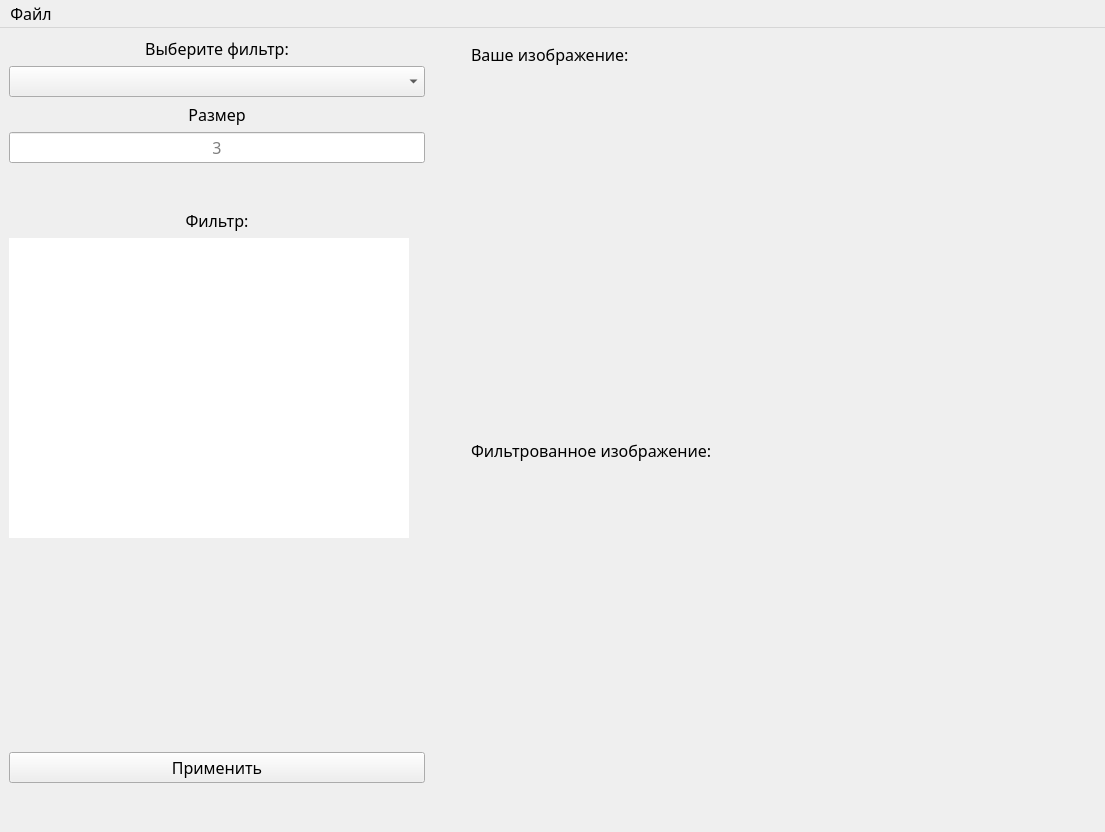
<?xml version="1.0" encoding="UTF-8"?>
<ui version="4.0">
 <class>MainWindow</class>
 <widget class="QMainWindow" name="MainWindow">
  <property name="geometry">
   <rect>
    <x>0</x>
    <y>0</y>
    <width>1105</width>
    <height>832</height>
   </rect>
  </property>
  <property name="sizePolicy">
   <sizepolicy hsizetype="Fixed" vsizetype="Fixed">
    <horstretch>0</horstretch>
    <verstretch>0</verstretch>
   </sizepolicy>
  </property>
  <property name="font">
   <font>
    <family>Lucida Sans Unicode</family>
    <pointsize>12</pointsize>
   </font>
  </property>
  <property name="windowTitle">
   <string>Фильтрация изображений</string>
  </property>
  <property name="locale">
   <locale language="English" country="UnitedStates"/>
  </property>
  <property name="toolButtonStyle">
   <enum>Qt::ToolButtonIconOnly</enum>
  </property>
  <widget class="QWidget" name="centralwidget">
   <property name="sizePolicy">
    <sizepolicy hsizetype="Preferred" vsizetype="Preferred">
     <horstretch>0</horstretch>
     <verstretch>0</verstretch>
    </sizepolicy>
   </property>
   <layout class="QHBoxLayout" name="horizontalLayout">
    <item>
     <layout class="QVBoxLayout" name="verticalLayout_2">
      <item>
       <widget class="QLabel" name="label">
        <property name="text">
         <string>Выберите фильтр:</string>
        </property>
        <property name="textFormat">
         <enum>Qt::AutoText</enum>
        </property>
        <property name="alignment">
         <set>Qt::AlignCenter</set>
        </property>
       </widget>
      </item>
      <item>
       <widget class="QComboBox" name="comboBox">
        <property name="styleSheet">
         <string notr="true"/>
        </property>
        <property name="currentText">
         <string notr="true"/>
        </property>
       </widget>
      </item>
      <item alignment="Qt::AlignHCenter">
       <widget class="QLabel" name="sizeLabel">
        <property name="text">
         <string>Размер</string>
        </property>
        <property name="alignment">
         <set>Qt::AlignCenter</set>
        </property>
       </widget>
      </item>
      <item>
       <widget class="QLineEdit" name="sizeEdit">
        <property name="alignment">
         <set>Qt::AlignCenter</set>
        </property>
        <property name="placeholderText">
         <string>3</string>
        </property>
       </widget>
      </item>
      <item>
       <spacer name="verticalSpacer_2">
        <property name="orientation">
         <enum>Qt::Vertical</enum>
        </property>
        <property name="sizeType">
         <enum>QSizePolicy::Fixed</enum>
        </property>
        <property name="sizeHint" stdset="0">
         <size>
          <width>20</width>
          <height>40</height>
         </size>
        </property>
       </spacer>
      </item>
      <item>
       <widget class="QLabel" name="filterLabel">
        <property name="text">
         <string>Фильтр:</string>
        </property>
        <property name="alignment">
         <set>Qt::AlignCenter</set>
        </property>
       </widget>
      </item>
      <item>
       <widget class="QTableView" name="table">
        <property name="sizePolicy">
         <sizepolicy hsizetype="Fixed" vsizetype="Fixed">
          <horstretch>0</horstretch>
          <verstretch>0</verstretch>
         </sizepolicy>
        </property>
        <property name="minimumSize">
         <size>
          <width>400</width>
          <height>300</height>
         </size>
        </property>
        <property name="maximumSize">
         <size>
          <width>400</width>
          <height>300</height>
         </size>
        </property>
        <property name="frameShape">
         <enum>QFrame::NoFrame</enum>
        </property>
        <property name="frameShadow">
         <enum>QFrame::Sunken</enum>
        </property>
        <property name="midLineWidth">
         <number>0</number>
        </property>
        <property name="sizeAdjustPolicy">
         <enum>QAbstractScrollArea::AdjustToContents</enum>
        </property>
        <property name="selectionMode">
         <enum>QAbstractItemView::SingleSelection</enum>
        </property>
        <property name="textElideMode">
         <enum>Qt::ElideMiddle</enum>
        </property>
        <property name="gridStyle">
         <enum>Qt::DashLine</enum>
        </property>
        <property name="cornerButtonEnabled">
         <bool>false</bool>
        </property>
        <attribute name="horizontalHeaderVisible">
         <bool>false</bool>
        </attribute>
        <attribute name="horizontalHeaderDefaultSectionSize">
         <number>133</number>
        </attribute>
        <attribute name="horizontalHeaderMinimumSectionSize">
         <number>133</number>
        </attribute>
        <attribute name="horizontalHeaderStretchLastSection">
         <bool>false</bool>
        </attribute>
        <attribute name="verticalHeaderVisible">
         <bool>false</bool>
        </attribute>
        <attribute name="verticalHeaderDefaultSectionSize">
         <number>100</number>
        </attribute>
        <attribute name="verticalHeaderHighlightSections">
         <bool>true</bool>
        </attribute>
        <attribute name="verticalHeaderMinimumSectionSize">
         <number>100</number>
        </attribute>
        <attribute name="verticalHeaderStretchLastSection">
         <bool>false</bool>
        </attribute>
       </widget>
      </item>
      <item>
       <spacer name="verticalSpacer">
        <property name="orientation">
         <enum>Qt::Vertical</enum>
        </property>
        <property name="sizeType">
         <enum>QSizePolicy::MinimumExpanding</enum>
        </property>
        <property name="sizeHint" stdset="0">
         <size>
          <width>20</width>
          <height>40</height>
         </size>
        </property>
       </spacer>
      </item>
      <item>
       <widget class="QPushButton" name="startButton">
        <property name="sizePolicy">
         <sizepolicy hsizetype="Minimum" vsizetype="Minimum">
          <horstretch>0</horstretch>
          <verstretch>0</verstretch>
         </sizepolicy>
        </property>
        <property name="text">
         <string>Применить</string>
        </property>
       </widget>
      </item>
      <item>
       <spacer name="verticalSpacer_3">
        <property name="orientation">
         <enum>Qt::Vertical</enum>
        </property>
        <property name="sizeType">
         <enum>QSizePolicy::Fixed</enum>
        </property>
        <property name="sizeHint" stdset="0">
         <size>
          <width>20</width>
          <height>40</height>
         </size>
        </property>
       </spacer>
      </item>
     </layout>
    </item>
    <item>
     <spacer name="horizontalSpacer">
      <property name="orientation">
       <enum>Qt::Horizontal</enum>
      </property>
      <property name="sizeType">
       <enum>QSizePolicy::Fixed</enum>
      </property>
      <property name="sizeHint" stdset="0">
       <size>
        <width>40</width>
        <height>20</height>
       </size>
      </property>
     </spacer>
    </item>
    <item>
     <layout class="QVBoxLayout" name="verticalLayout">
      <item>
       <widget class="QLabel" name="label_3">
        <property name="text">
         <string>Ваше изображение:</string>
        </property>
        <property name="alignment">
         <set>Qt::AlignLeading|Qt::AlignLeft|Qt::AlignVCenter</set>
        </property>
       </widget>
      </item>
      <item>
       <widget class="QLabel" name="inputLabel">
        <property name="sizePolicy">
         <sizepolicy hsizetype="MinimumExpanding" vsizetype="MinimumExpanding">
          <horstretch>0</horstretch>
          <verstretch>0</verstretch>
         </sizepolicy>
        </property>
        <property name="minimumSize">
         <size>
          <width>625</width>
          <height>350</height>
         </size>
        </property>
        <property name="maximumSize">
         <size>
          <width>625</width>
          <height>350</height>
         </size>
        </property>
        <property name="text">
         <string/>
        </property>
        <property name="alignment">
         <set>Qt::AlignCenter</set>
        </property>
       </widget>
      </item>
      <item>
       <widget class="QLabel" name="label_4">
        <property name="text">
         <string>Фильтрованное изображение:</string>
        </property>
        <property name="alignment">
         <set>Qt::AlignLeading|Qt::AlignLeft|Qt::AlignVCenter</set>
        </property>
       </widget>
      </item>
      <item>
       <widget class="QLabel" name="outputLabel">
        <property name="sizePolicy">
         <sizepolicy hsizetype="MinimumExpanding" vsizetype="MinimumExpanding">
          <horstretch>0</horstretch>
          <verstretch>0</verstretch>
         </sizepolicy>
        </property>
        <property name="minimumSize">
         <size>
          <width>625</width>
          <height>350</height>
         </size>
        </property>
        <property name="maximumSize">
         <size>
          <width>625</width>
          <height>350</height>
         </size>
        </property>
        <property name="text">
         <string/>
        </property>
        <property name="scaledContents">
         <bool>false</bool>
        </property>
        <property name="alignment">
         <set>Qt::AlignCenter</set>
        </property>
       </widget>
      </item>
     </layout>
    </item>
   </layout>
  </widget>
  <widget class="QMenuBar" name="menuBar">
   <property name="geometry">
    <rect>
     <x>0</x>
     <y>0</y>
     <width>1105</width>
     <height>29</height>
    </rect>
   </property>
   <property name="sizePolicy">
    <sizepolicy hsizetype="Minimum" vsizetype="Minimum">
     <horstretch>0</horstretch>
     <verstretch>0</verstretch>
    </sizepolicy>
   </property>
   <property name="font">
    <font>
     <family>Lucida Sans Unicode</family>
     <pointsize>12</pointsize>
    </font>
   </property>
   <property name="autoFillBackground">
    <bool>false</bool>
   </property>
   <widget class="QMenu" name="menuFile">
    <property name="title">
     <string>Файл</string>
    </property>
    <addaction name="openAction"/>
    <addaction name="saveAction"/>
    <addaction name="exitAction"/>
   </widget>
   <addaction name="menuFile"/>
  </widget>
  <action name="openAction">
   <property name="text">
    <string>Открыть изображение</string>
   </property>
   <property name="shortcut">
    <string>Ctrl+O</string>
   </property>
  </action>
  <action name="exitAction">
   <property name="text">
    <string>Выход</string>
   </property>
   <property name="shortcut">
    <string>Ctrl+Q</string>
   </property>
  </action>
  <action name="saveAction">
   <property name="text">
    <string>Сохранить</string>
   </property>
   <property name="shortcut">
    <string>Ctrl+S</string>
   </property>
  </action>
 </widget>
 <resources/>
 <connections/>
</ui>
